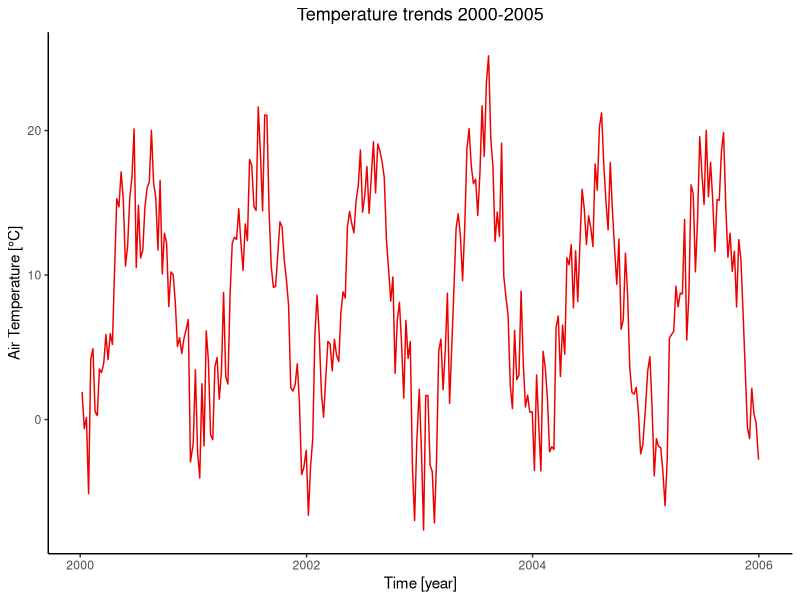
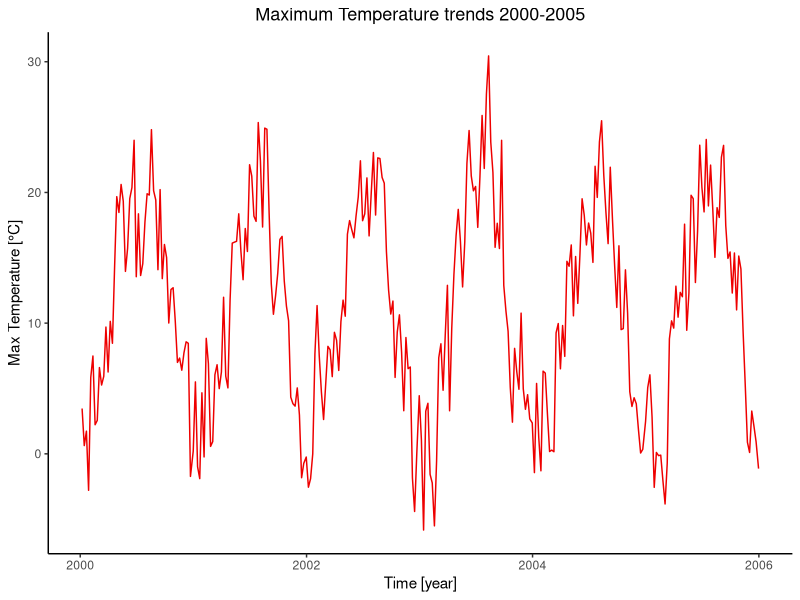
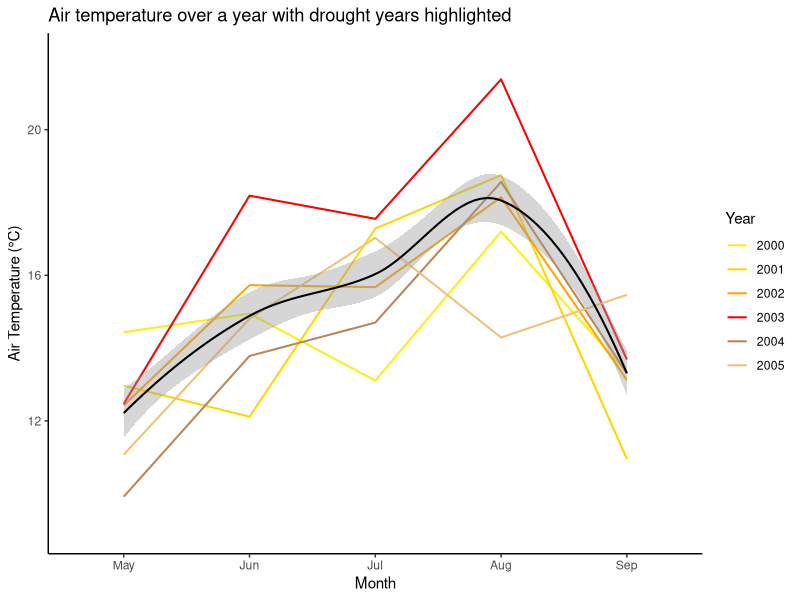
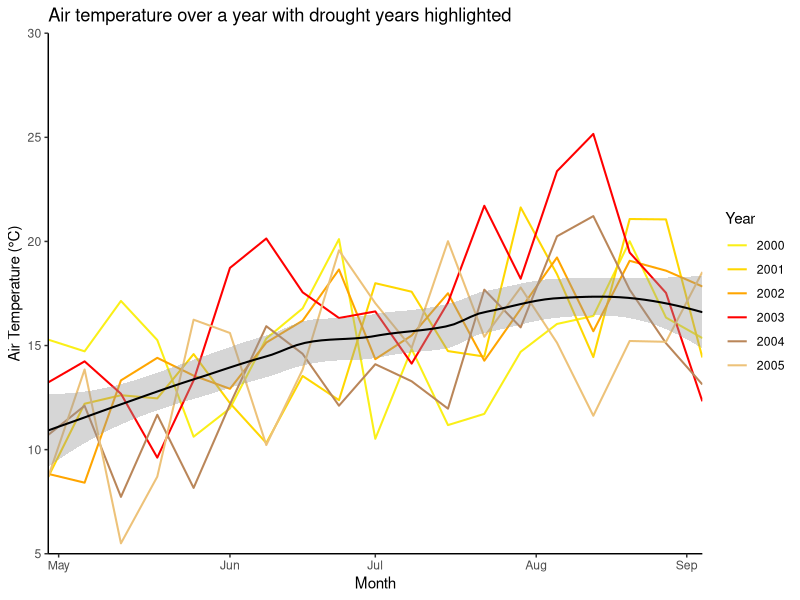
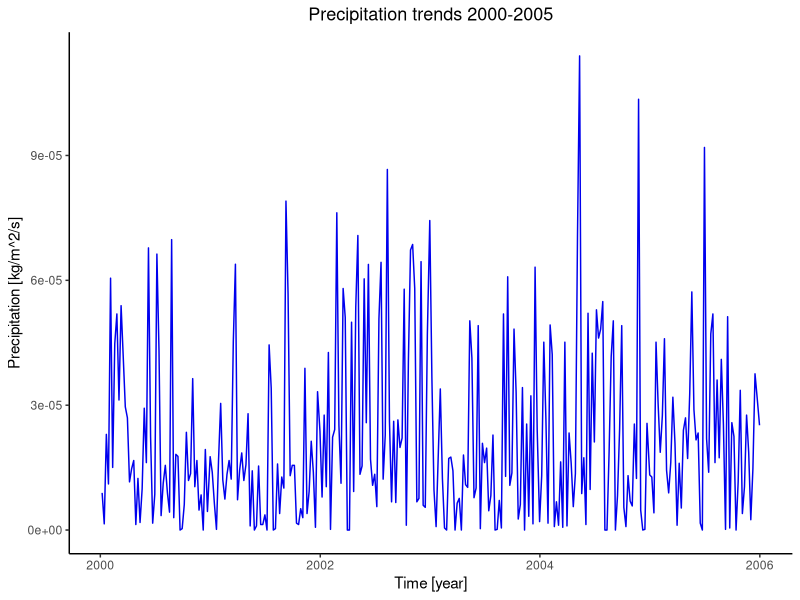
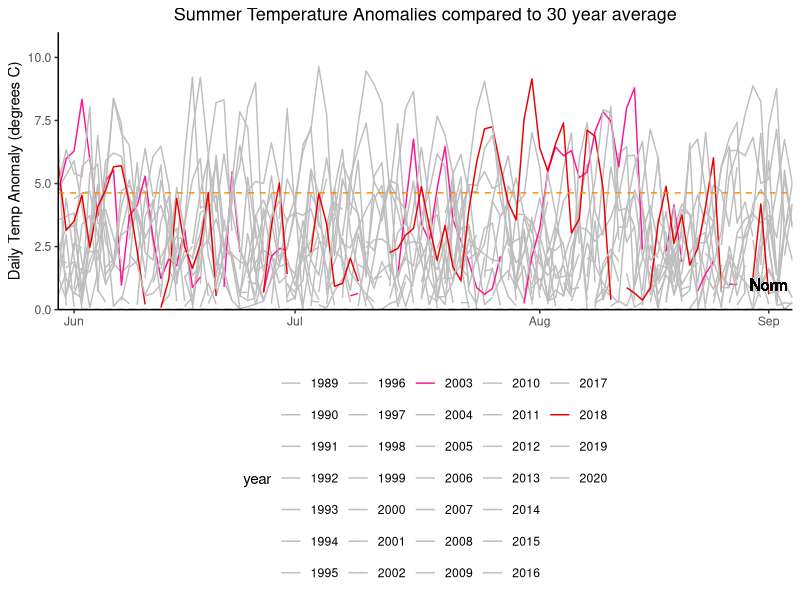
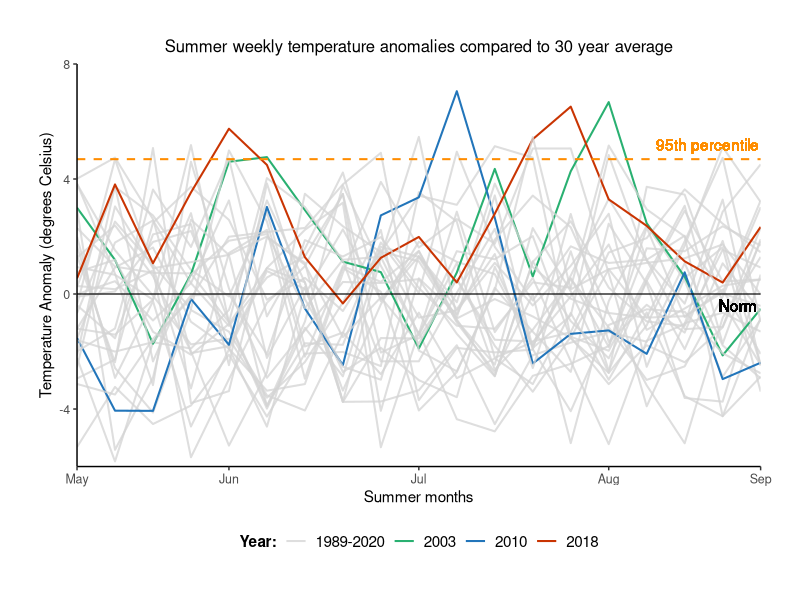
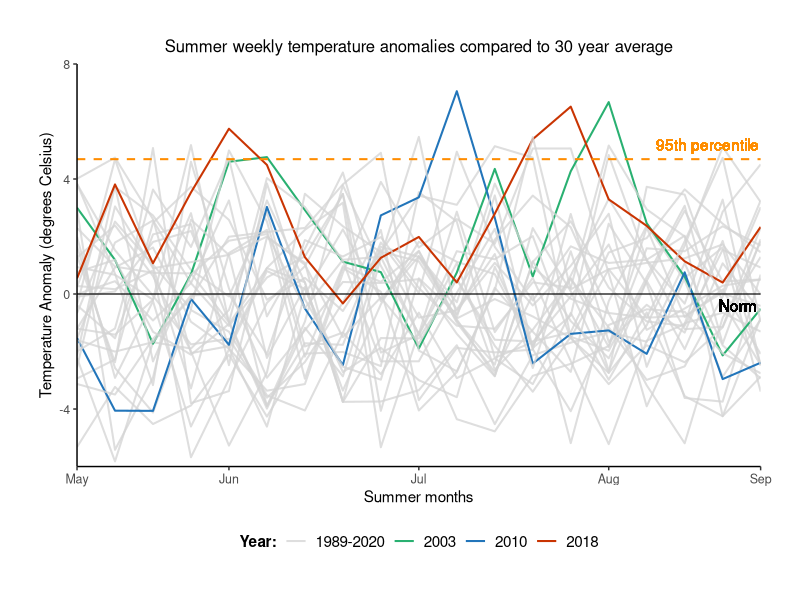

The R source for these figures, in order: (Note: this script raises an error after producing the figures.)
####### Anomalies plotted #######
### Amended/final code script ###
### Tegan Williams March 2024 ###

#### Data loading & wrangling ####

# Libraries (required packages for data wrangling)
library(dplyr)
library(tidyverse)
library(ggplot2) 

# Load Meteorological Data
met_data <- read.csv("Data/DE-Hai-2000-2020-weekly_timeseries_met.csv", header = TRUE)
obs_data <- read.csv("Data/DE-Hai-2000-2020-weekly_timeseries_obs.csv", header = TRUE)
sm_data <- read.csv("Data/DE-Hai-2000-2020-weekly_timeseries_metSM.csv", header= TRUE)
climate_data <- read_csv("Data/DE-Hai_FLUXNET2015_DD_1989-2020_met.csv")

# Delete 2021 data from Met data set since only NA values (-9999)
rows_to_delete <- c(1093:1144)
met_data <- met_data[-rows_to_delete, ]

# Create new column for year, months and full dates 
rows_per_year <- 52
met_data$year <- rep(2000:2020, each = rows_per_year)
met_data$full_date <- as.Date(paste0(met_data$year, "-", met_data$doy), format = "%Y-%j")
met_data <- met_data %>%
  mutate(month = month(full_date, label = TRUE))

# Now filter datasets for fewer years
met_data$year <- as.numeric(met_data$year)
met2000to2005 <- met_data[met_data$year >= 2000 & met_data$year <= 2005, ]
met2015to2020 <- met_data[met_data$year >= 2015 & met_data$year <= 2020, ]

met2003 <- met_data[met_data$year >= 2003 & met_data$year <= 2003, ]
met2018 <- met_data[met_data$year >= 2018 & met_data$year <= 2018, ]

#### Plots of raw Meteorological data time series ####

# Air Temperature over Time for 2000 to 2005
ggplot(met2000to2005, aes(x = full_date, y = airt_C)) +
  geom_line(colour="red2") +
  theme(legend.position = "bottom", panel.background = element_blank(), axis.line = element_line(colour = "black")) + 
  labs(title="Temperature trends 2000-2005") + 
  theme(plot.title=element_text(size=13, hjust=0.5)) + # Title size and position
  xlab("Time [year]") + 
  ylab("Air Temperature [°C]")

# Max Air Temperature over Time for 2000-2005 --> EXACTLY THE SAME TRENDS
ggplot(met2000to2005, aes(x = full_date, y = maxt_C)) +
  geom_line(colour="red2") +
  theme(legend.position = "bottom", panel.background = element_blank(), axis.line = element_line(colour = "black")) + 
  labs(title="Maximum Temperature trends 2000-2005") + 
  theme(plot.title=element_text(size=13, hjust=0.5)) + 
  xlab("Time [year]") + 
  ylab("Max Temperature [°C]")


# plotting T over time for 5 consecutive years e.g., 2000-2005, to show the difference during drought years 
# plus add the 30-year mean temperature as well!
avg_monthly_temp <- met_data %>%
  group_by(year, month) %>%
  summarise(monthlyT = mean(airt_C, na.rm = TRUE))

avg_monthly_temp$year <- as.numeric(avg_monthly_temp$year)
avg_monthly_temp_05 <- avg_monthly_temp[avg_monthly_temp$year >= 2000 & avg_monthly_temp$year <= 2005, ]
avg_monthly_temp_20 <- avg_monthly_temp[avg_monthly_temp$year >= 2015 & avg_monthly_temp$year <= 2020, ]

met_data_with_avg_temp_05 <- left_join(met2000to2005, avg_monthly_temp_05, by = c("year", "month"))

ggplot(met_data_with_avg_temp_05, aes(x = month, y = monthlyT, colour = as.factor(year), group = year)) +
  geom_line(size = 0.7) +
  geom_smooth(method = 'loess', aes(group=1), colour = "black", size = 0.7) +
  scale_color_manual(values = c("#FAEF17", "#FFD700","#FFA500","red", "#BA8659", "#EDC279")) +
  labs(x = "Month", y = "Air Temperature (°C)", title = "Air temperature over a year with drought years highlighted", colour = "Year") +
  scale_x_discrete(limits = c("May", "Jun", "Jul", "Aug", "Sep")) +
  scale_y_continuous(limits = c(9, 22)) +
  theme(legend.position = "right", panel.background = element_blank(), axis.line = element_line(colour = "black"))

# Using weekly values without the mean monthly 
ggplot(met_data_with_avg_temp_05, aes(x = doy, y = airt_C, colour = as.factor(year), group = year)) +
  geom_line(size = 0.7) +
  geom_smooth(method = 'loess', aes(group=1), colour = "black", size = 0.7) +
  scale_color_manual(values = c("#FAEF17", "#FFD700","#FFA500","red", "#BA8659", "#EDC279")) +
  labs(x = "Month", y = "Air Temperature (°C)", title = "Air temperature over a year with drought years highlighted", colour = "Year") +
  scale_x_continuous(breaks = c(121, 154, 182, 213, 242), 
                     labels = c("May", "Jun", "Jul", "Aug", "Sep"),
                     expand = c(0, 0),
                     limits = c(119, 245)) +
  scale_y_continuous(expand = c(0, 0),
                     limits = c(5,30)) +
  theme(legend.position = "right", panel.background = element_blank(), axis.line = element_line(colour = "black"))


# Precipitation over Time
ggplot(met2000to2005, aes(x = full_date, y = precip_kgm2s)) +
  geom_line(colour="blue2") +
  theme(legend.position = "bottom", panel.background = element_blank(), axis.line = element_line(colour = "black"), 
        plot.title=element_text(size=13, hjust=0.5)) + # Title size and position
  labs(title="Precipitation trends 2000-2005") + 
  xlab("Time [year]") + 
  ylab("Precipitation [kg/m^2/s]")


#### Temperature Anomalies ####
# Reference period 1989-2020
climate_data <- climate_data %>%
  mutate(TIMESTAMP = as.character(TIMESTAMP),
         year = year(as.Date(TIMESTAMP, format = "%Y%m%d")),
         month = month(as.Date(TIMESTAMP, format = "%Y%m%d")),
         doy = yday(as.Date(TIMESTAMP, format = "%Y%m%d")))

daily_averages <- climate_data %>%
  group_by(doy) %>%
  summarize(AverageTemperature = mean(MeanT, na.rm = TRUE))

datafor2003 <- climate_data %>%
  filter(year == 2003)
datafor2018 <- climate_data %>%
  filter(year == 2018)
dataforboth <- climate_data %>%
  filter(year %in% c(2003, 2018))

temp_reference_period <- climate_data %>%
  filter(year >= 1989 & year <= 2020) %>%
  group_by(doy) %>%
  summarize(tAverage = mean(MeanT, na.rm = TRUE))

# Merge climate data with reference period
temp_merged_data <- merge(climate_data, temp_reference_period, by = "doy", all.x = TRUE)

# Calculate temperature anomalies
temp_merged_data$tempAnomaly <- temp_merged_data$MeanT - temp_merged_data$tAverage

# Calculate the 90th percentile of temperature anomalies
temp_percentile_90 <- quantile(temp_merged_data$tempAnomaly, 0.9, na.rm = TRUE)
temp_percentile_0 <- quantile(temp_merged_data$tempAnomaly, 0, na.rm = TRUE)

# Filter only values in the chosen percentile
temp_anomaly_data <- temp_merged_data %>%
  filter(tempAnomaly > temp_percentile_0)
temp_anomaly_data90 <- temp_merged_data %>%
  filter(tempAnomaly > temp_percentile_90)

min(temp_anomaly_data90$tempAnomaly)
max(temp_anomaly_data90$tempAnomaly)

temp_anomaly_data$year <- as.factor(temp_anomaly_data$year)
temp_anomaly_data$doy <- as.factor(temp_anomaly_data$doy)

temp_anomaly_data_filtered <- temp_anomaly_data[c("year", "doy", "tAverage", "tempAnomaly")]
temp_anomaly_data_filtered$doy <- as.numeric(temp_anomaly_data_filtered$doy)

# Plotting Temperature Anomalies over Time

# 1) using daily values
ggplot(temp_anomaly_data_filtered, aes(x = doy, y = tempAnomaly, colour = year)) +
  geom_line() +
  geom_hline(yintercept = 0, linetype = "dashed", colour = "black") +
  geom_hline(yintercept = 4.63, linetype = "dashed", colour = "darkorange") +
  geom_text(aes(x = 235, y = -11, label = "90th Percentile"), colour = "darkorange") + 
  geom_text(aes(x = 242, y = 1, label = "Norm"), colour = "black") + 
  labs(title = "Summer Temperature Anomalies compared to 30 year average",
       x = "",
       y = "Daily Temp Anomaly (degrees C)") +
  scale_colour_manual(values = c("grey","grey","grey","grey","grey","grey","grey","grey","grey","grey","grey","grey","grey","grey","deeppink","grey", "grey","grey","grey","grey","grey","grey","grey","grey","grey","grey","grey", "grey","grey", "red2", "grey", "grey")) +
  theme(legend.position = "bottom", panel.background = element_blank(), axis.line = element_line(colour = "black"), 
        plot.title=element_text(size=13, hjust=0.5)) +
  scale_x_continuous(breaks = c(154, 182, 213, 242), 
                     labels = c("Jun", "Jul", "Aug", "Sep"),
                     expand = c(0, 0),
                     limits = c(152, 245)) +
  scale_y_continuous(expand = c(0, 0),
                     limits = c(0,11))

# 2) using weekly temperature means to calculate anomalies
weekly_average_temp_data <- climate_data %>%
  group_by(week = ceiling(as.numeric(doy)/7)) %>%
  summarise(AverageWeeklyMeanT = mean(MeanT, na.rm = TRUE))

weekly_temp_data <- climate_data %>%
  group_by(year, week = ceiling(as.numeric(doy)/7)) %>%
  summarise(WeeklyMeanT = mean(MeanT, na.rm = TRUE))

# now find the anomaly values
weekly_temp_merged_data <- merge(weekly_average_temp_data, weekly_temp_data, by = "week", all.x = TRUE)
weekly_temp_merged_data$tempAnomaly <- weekly_temp_merged_data$WeeklyMeanT - weekly_temp_merged_data$AverageWeeklyMeanT
weekly_temp_percentile_90 <- quantile(weekly_temp_merged_data$tempAnomaly, 0.9, na.rm = TRUE)
weekly_temp_percentile_0 <- quantile(weekly_temp_merged_data$tempAnomaly, 0, na.rm = TRUE)
weekly_temp_percentile_95 <- quantile(weekly_temp_merged_data$tempAnomaly, 0.95, na.rm = TRUE)

weekly_temp_anomaly_data <- weekly_temp_merged_data %>%
  filter(tempAnomaly > weekly_temp_percentile_0)
weekly_temp_anomaly_data90 <- weekly_temp_merged_data %>%
  filter(tempAnomaly > weekly_temp_percentile_90)
weekly_temp_anomaly_data95 <- weekly_temp_merged_data %>%
  filter(tempAnomaly > weekly_temp_percentile_95)

min(weekly_temp_anomaly_data95$tempAnomaly)
max(weekly_temp_anomaly_data95$tempAnomaly)

temp_anomaly_data$year <- as.factor(temp_anomaly_data$year)
temp_anomaly_data$doy <- as.factor(temp_anomaly_data$doy)

weekly_temp_anomaly_data$year <- as.factor(weekly_temp_anomaly_data$year)
weekly_temp_anomaly_data$week <- as.numeric(weekly_temp_anomaly_data$week)


# creating a new column to group into drought vs non-drought years 
# based on their max value (e.g., >6.5 temp anomaly)

# Create new column 'drought_status' and initialise it with 'non-drought'

temp_anomaly_data_summer <- weekly_temp_anomaly_data[weekly_temp_anomaly_data$week >= 18 & weekly_temp_anomaly_data$week <= 36, ]
drought_years <- temp_anomaly_data_summer %>%
  filter(tempAnomaly > 6.5) %>%
  pull(year) %>%
  unique()
temp_anomaly_data_summer['Drought_Status'] = '1989-2020'
temp_anomaly_data_summer$Drought_Status[temp_anomaly_data_summer$year %in% drought_years] <- as.character(temp_anomaly_data_summer$year[temp_anomaly_data_summer$year %in% drought_years])
temp_anomaly_data_summer$Drought_Status <- as.factor(temp_anomaly_data_summer$Drought_Status)

min(temp_anomaly_data_summer$tempAnomaly)

palette_anomalies <- c("#D4D4D4C4", "#29B071", "#2275BA", "#C93402")

temp_anomaly_plot <- ggplot(temp_anomaly_data_summer, aes(x = week, y = tempAnomaly, colour = Drought_Status, group = year)) +
  geom_line(size = 0.7) +
  geom_hline(yintercept = 0, size = 0.4, colour = "black") +
  geom_hline(yintercept = 4.69, linetype = "dashed", size = 0.7, colour = "darkorange") +
  geom_text(aes(x = 35.4, y = -0.4, label = "Norm"), colour = "black") + 
  geom_text(aes(x = 34.6, y = 5.2, label = "95th percentile"), colour = "darkorange") + 
  labs(title = "Summer weekly temperature anomalies compared to 30 year average",
       x = "Summer months",
       y = "Temperature Anomaly (degrees Celsius)",
       colour = "Year:") +
  scale_colour_manual(values = palette_anomalies) +
  theme(legend.position = "bottom", panel.background = element_blank(), axis.line = element_line(colour = "black"), 
        plot.title = element_text(size=12, hjust=0.5),
        axis.title = element_text(size=11),
        axis.text = element_text(size=9),
        legend.title = element_text(size = 11, face = "bold", ),
        legend.text = element_text(size = 11),
        plot.margin = margin(1, 1, 1, 1, "cm")) +
  scale_x_continuous(breaks = c(18, 22, 27, 32, 36), 
                     labels = c("May", "Jun", "Jul", "Aug", "Sep"),
                     expand = c(0, 0),
                     limits = c(18, 36)) +
  scale_y_continuous(expand = c(0, 0),
                     limits = c(-6,8))

plot(temp_anomaly_plot)

dev.off()

# Save the plot as a PNG file to GitHub
ggsave("temp_anomaly_plot.png", plot = temp_anomaly_plot, width = 8, height = 6, dpi = 500)




#### Deep Soil Moisture Anomalies ####

# Reference period 2000-2020
sm_reference_period <- sm_data %>%
  filter(year >= 2000 & year <= 2020) %>%
  group_by(doy) %>%
  summarize(smAverage = mean(SWC_1, na.rm = TRUE))

# Merge with the main data
sm_merged_data <- merge(sm_data, sm_reference_period, by = "doy", all.x = TRUE)

# Calculate soil moisture anomalies
sm_merged_data$smAnomaly <- sm_merged_data$SWC_1 - sm_merged_data$smAverage

# Calculate the 90th percentile of sm anomalies
sm_percentile_95 <- quantile(sm_merged_data$smAnomaly, 0.95, na.rm = TRUE)
sm_percentile_90 <- quantile(sm_merged_data$smAnomaly, 0.9, na.rm = TRUE)
sm_percentile_0 <- quantile(sm_merged_data$smAnomaly, 0, na.rm = TRUE)
sm_percentile_10 <- quantile(sm_merged_data$smAnomaly, 0.1, na.rm = TRUE)

# Filter only values in the upper 90th percentile
sm_anomaly_data <- sm_merged_data %>%
  filter(smAnomaly > sm_percentile_0)

sm_anomaly_data90 <- sm_merged_data %>%
  filter(smAnomaly > sm_percentile_90)

sm_anomaly_data95 <- sm_merged_data %>%
  filter(smAnomaly > sm_percentile_95)

sm_anomaly_data10 <- sm_merged_data %>%
  filter(smAnomaly > sm_percentile_10)

min(sm_anomaly_data95$smAnomaly)

sm_anomaly_data$year <- as.factor(sm_anomaly_data$year)
sm_anomaly_data$doy <- as.factor(sm_anomaly_data$doy)

sm_anomaly_data_filtered <- sm_anomaly_data[c("year", "doy", "smAverage", "smAnomaly")]
sm_anomaly_data_filtered$year <- as.factor(sm_anomaly_data_filtered$year)
sm_anomaly_data_filtered$doy <- as.numeric(sm_anomaly_data_filtered$doy)

# Create new column 'drought_status' and initialise it with 'non-drought'
sm_anomaly_data_summer <- sm_anomaly_data_filtered %>%
  filter(doy %in% c(18:36))

sm_drought_years <- sm_anomaly_data_summer%>%
  filter(year %in% c(2003,2010,2018)) %>%
  pull(year) %>%
  unique()

sm_anomaly_data_summer['Drought_Status'] = '2000-2020'

sm_anomaly_data_summer <- sm_anomaly_data_summer %>%
  mutate(Drought_Status = ifelse(year %in% sm_drought_years, as.character(year), Drought_Status))

sm_anomaly_data_summer$Drought_Status <- as.factor(sm_anomaly_data_summer$Drought_Status)
sm_anomaly_data_summer$year <- as.factor(sm_anomaly_data_summer$year)
sm_anomaly_data_summer$doy <- as.numeric(sm_anomaly_data_summer$doy)
sm_anomaly_data_summer$smAnomaly <- as.numeric(sm_anomaly_data_summer$smAnomaly)

sm_anomaly_data_filtered10 <- sm_anomaly_data_summer %>%
  filter(smAnomaly > sm_percentile_10)

deficit_data <- sm_anomaly_data_summer %>%
  filter(smAnomaly < 0)
drought_threshold <- quantile(deficit_data$smAnomaly, 0.05)
minimum_deficit <- deficit_data %>%
  mutate(Drought_Status = ifelse(smAnomaly < drought_threshold, "Drought", "No Drought"))

drought_threshold95 <- minimum_deficit %>%
  filter(Drought_Status == "Drought")

max(drought_threshold95$smAnomaly)

# threshold for 80th percentile is -8.06
# threshold for 90th percentile is -9.43
# threshold for 95th percentile is -9.93

palette_before <- c("#D4D4D4C4", "#178A86", "#0F5596", "#B51717")

# Plotting soil moisture anomalies
sm_anomaly_plot <- ggplot(sm_anomaly_data_summer, aes(x = doy, y = smAnomaly, group = year, colour = Drought_Status)) +
  geom_line(size = 0.7) +
  geom_hline(yintercept = 0, size = 0.4, colour = "black") +
  geom_hline(yintercept = -8.06, linetype = "dashed", size = 0.7, colour = "darkorange") +
  geom_text(aes(x = 35.4, y = 1, label = "Norm"), colour = "black") + 
  geom_text(aes(x = 34.6, y = -10, label = "80th percentile"), colour = "darkorange") +  
  labs(title = "Summer weekly deep soil moisture anomalies compared to 20 year average",
       x = "Summer months",
       y = "Deep Soil Moisture Anomaly (mm)",
       colour = "Year:") +
  scale_colour_manual(values = palette_anomalies) +
  theme(legend.position = "bottom", panel.background = element_blank(), axis.line = element_line(colour = "black"), 
        plot.title = element_text(size=12, hjust=0.5),
        axis.title = element_text(size=11),
        axis.text = element_text(size=9),
        legend.title = element_text(size = 11, face = "bold", ),
        legend.text = element_text(size = 11),
        plot.margin = margin(1, 1, 1, 1, "cm")) +
  scale_x_continuous(breaks = c(18, 22, 27, 32, 36), 
                     labels = c("May", "Jun", "Jul", "Aug", "Sep"),
                     expand = c(0, 0),
                     limits = c(18, 36)) +
  scale_y_continuous(expand = c(0, 0),
                     limits = c(-15,15))

plot(sm_anomaly_plot)

ggsave("sm_anomaly_plot.png", plot = sm_anomaly_plot, width = 8, height = 6, dpi = 500)
